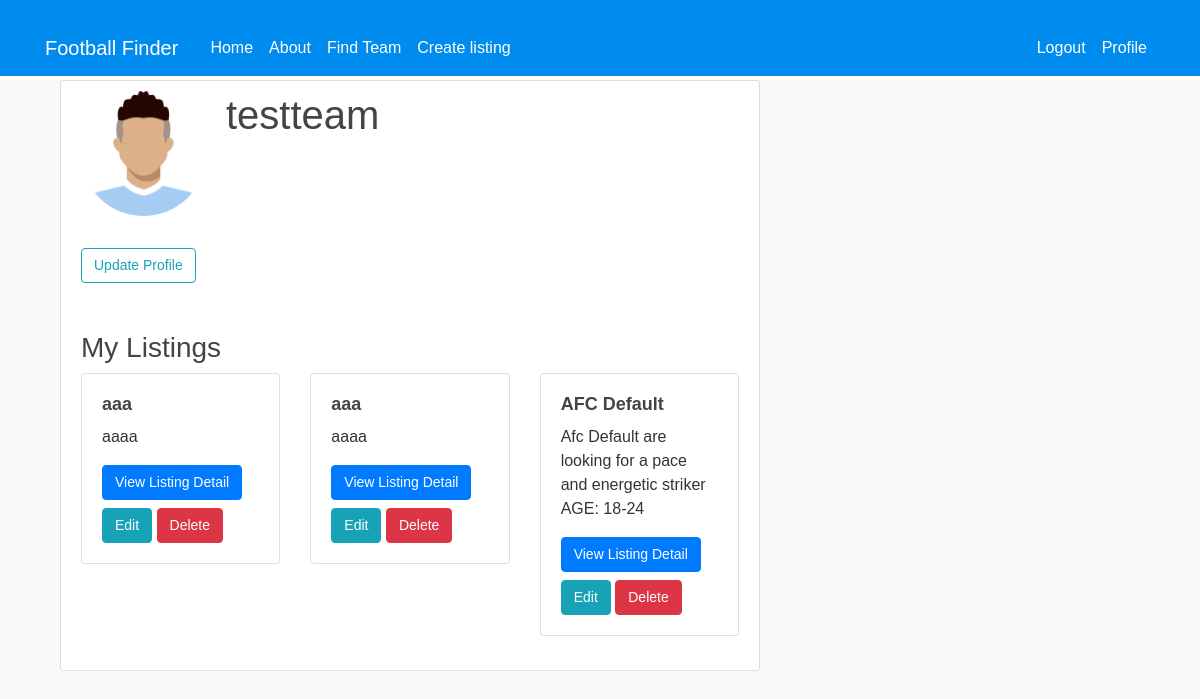
Page /profile/ (signed in) on the earlier database version.
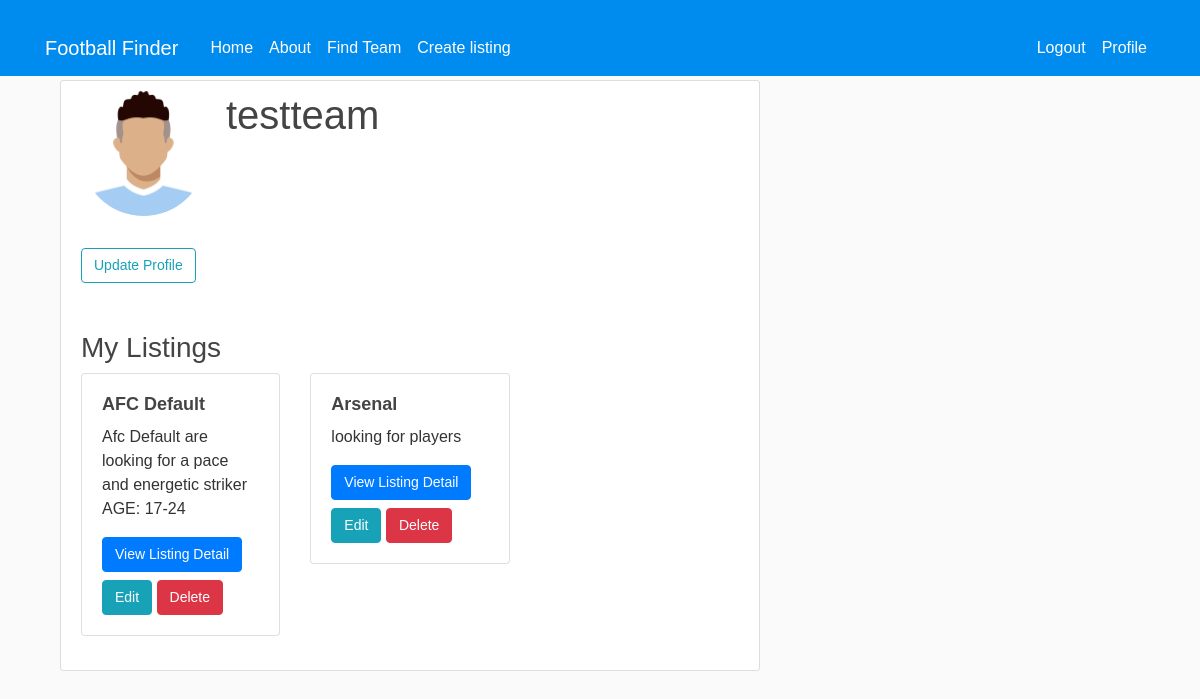
Same page on the later database version.
### ffinderapp/models.py (models this page shows, shortened)
class Listing(models.Model):
    team = models.ForeignKey(get_user_model(), on_delete=models.CASCADE)  # Assuming team is a custom user model
    title = models.CharField(max_length=100)
    description = models.TextField()
    requirements = models.TextField()
    created_at = models.DateTimeField(auto_now_add=True)
    location = models.CharField(max_length=100, default='')
    city = models.CharField(max_length=100, default='')
    photo = models.ImageField(upload_to='media/listing_photos/', null=True, blank=True)  # Adding photo field
    positions = models.CharField(max_length=100, default='')

### ffinderapp/views.py (the view)
# urls.py: path('profile/', profile, name='profile'),
@login_required
def profile(request):
    user = request.user
    u_form = ProfileUpdateForm(instance=user)
    p_form = None
    t_form = None
    if request.method == 'POST':
        if 'player_profile_submit' in request.POST:
            p_form = PlayerProfileForm(request.POST, request.FILES)
            if p_form.is_valid():
                player_profile = p_form.save(commit=False)
                player_profile.user = user
                player_profile.save()
                messages.success(request, 'Your player profile has been created!')
                return redirect('profile')
        elif 'team_profile_submit' in request.POST:
            t_form = TeamProfileForm(request.POST, request.FILES)
            if t_form.is_valid():
                team_profile = t_form.save(commit=False)
                team_profile.user = user
                team_profile.save()
                messages.success(request, 'Your team profile has been created!')
                return redirect('profile')
    else:
        if hasattr(user, 'playerprofile'):
            player_profile = user.playerprofile
            p_form = PlayerProfileForm(instance=player_profile)
        else:
            p_form = PlayerProfileForm()
        if hasattr(user, 'teamprofile'):
            team_profile = user.teamprofile
            t_form = TeamProfileForm(instance=team_profile)
        else:
            t_form = TeamProfileForm()
    return render(request, 'ffinderapp/profile.html', {'u_form': u_form, 'p_form': p_form, 't_form': t_form, 'user': user})

### ffinderapp/templates/ffinderapp/profile.html (shortened to what this page needs)
{% extends 'ffinderapp/base.html' %}
{% load crispy_forms_tags %}
{% load static %}
{% block content %}
<div class="col-md-12">
    <div class="content-section">
        <div class="media">
            {% if user.profile.photo %}
                <p><img class="rounded-circle account-img" src="{{ user.profile.photo.url }}"></p>
            {% else %}
                <p><img class="rounded-circle account-img" src="{% static 'media/default.png' %}"></p>
            {% endif %}
            <div class="media-body">
                <h2 class="account-heading">{{ user.username }}</h2>
            </div>
        </div>
        <button id="update-button" class="btn btn-outline-info">Update Profile</button>
        <div class="mt-5">
            <h3>My Listings</h3>
            <div class="row">
                {% for listing in user.listing_set.all %}
                <div class="col-md-4">
                    <div class="card mb-4">
                        <div class="card-body">
                            <h5 class="card-title">{{ listing.title }}</h5>
                            <p class="card-text">{{ listing.description }}</p>
                            <a href="{% url 'listing_detail' listing.id %}" class="btn btn-primary">View Listing Detail</a>
                            <div class="mt-2">
                                <a href="{% url 'edit_listing' listing.id %}" class="btn btn-info">Edit</a>
                                <form method="post" action="{% url 'delete_listing' listing.id %}" style="display: inline;">
                                    <button type="submit" class="btn btn-danger">Delete</button>
                                </form>
                            </div>
                        </div>
                    </div>
                </div>
                {% endfor %}
            </div>
        </div>
    </div>
</div>
{% endblock content %}

Differences in the rows shown:
removed Listing: title "aaa", description "aaaa"
removed Listing: title "aaa", description "aaaa"
changed Listing "AFC Default": description "Afc Default are looking for a pace and energetic striker AGE: 18-24" → "Afc Default are looking for a pace and energetic striker AGE: 17-24"
added Listing: title "Arsenal", description "looking for players"
